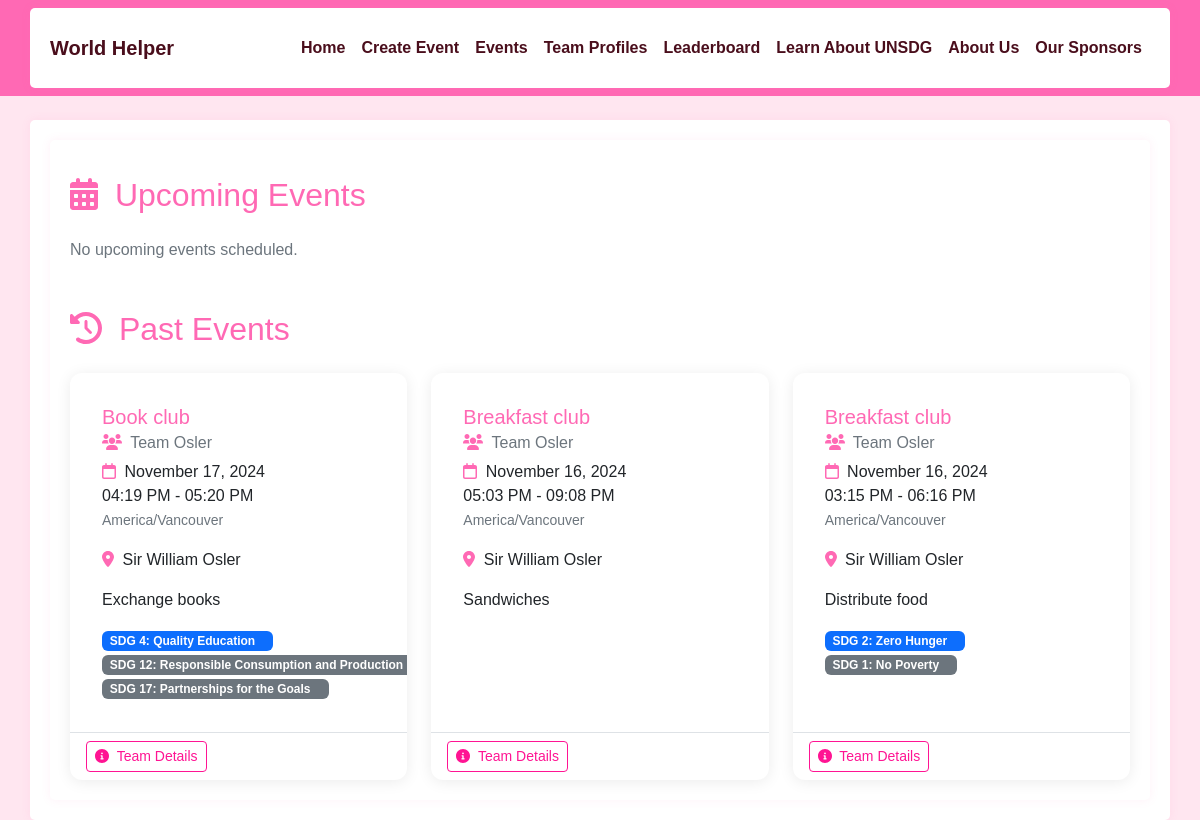
Before: /events with the older database file.
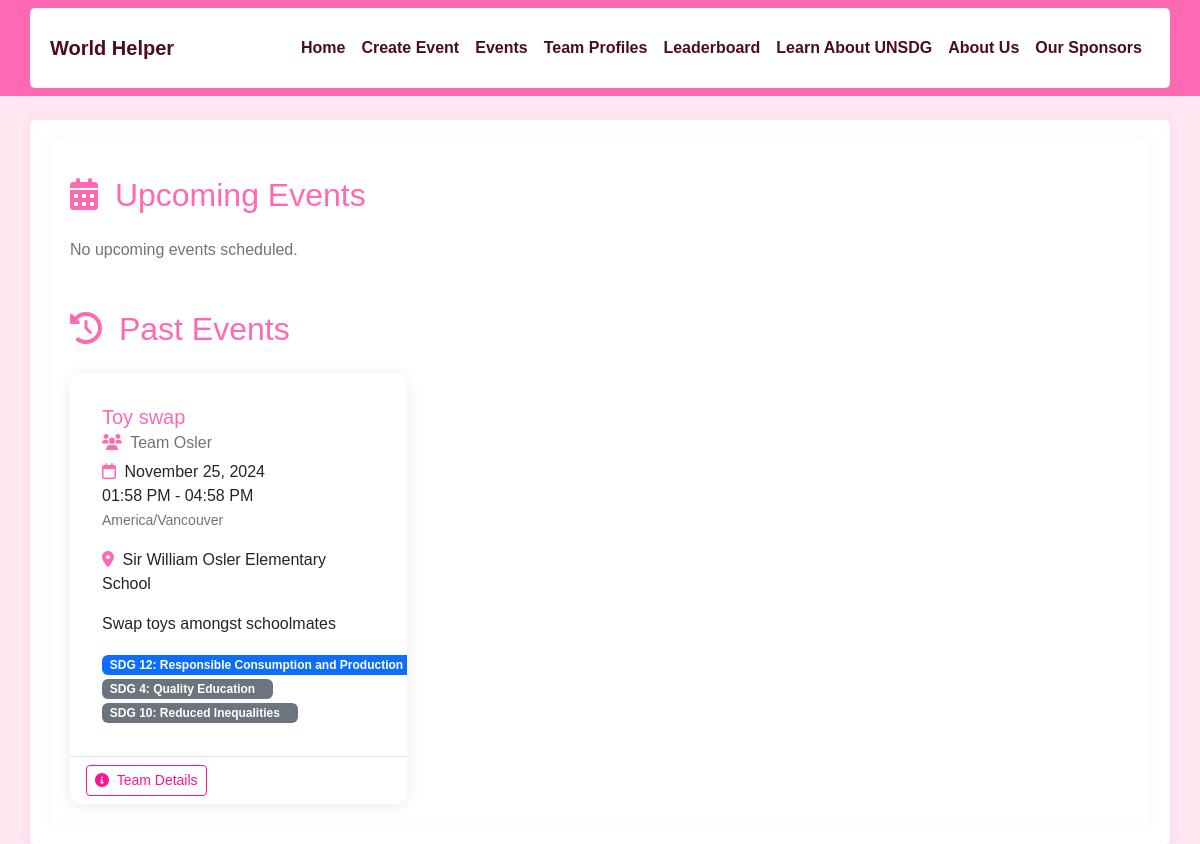
After: the same page with the newer database file.
### app/models.py (models this page shows)
class Event(db.Model):
    id = db.Column(db.Integer, primary_key=True)
    title = db.Column(db.String(100), nullable=False)
    description = db.Column(db.Text(1000))
    start_date = db.Column(db.DateTime, nullable=False)
    end_date = db.Column(db.DateTime, nullable=False)
    timezone = db.Column(db.String(50), nullable=False)
    location = db.Column(db.String(100))
    team_id = db.Column(db.Integer, db.ForeignKey('team.id'), nullable=False)
    sdg_goals = db.Column(JSONType)
    created_at = db.Column(db.DateTime, default=datetime.utcnow)

class Team(db.Model):
    id = db.Column(db.Integer, primary_key=True)
    team_phrase = db.Column(db.String(100), nullable=False)
    name = db.Column(db.String(64), nullable=False)
    members = db.relationship('TeamMember', backref='team', lazy='dynamic')
    events = db.relationship('Event', backref='team', lazy='dynamic')
    bingo_card = db.relationship('BingoCard', backref='team', uselist=False)

### app/main/routes.py (the view)
@bp.route('/events')
def events():
    from datetime import datetime
    import pytz
    all_events = Event.query.all()
    upcoming_events = []
    past_events = []
    now = datetime.utcnow()  # Get naive UTC time
    for event in all_events:
        event_tz = pytz.timezone(event.timezone)
        event_start = event_tz.localize(event.start_date).astimezone(pytz.UTC).replace(tzinfo=None)
        event_end = event_tz.localize(event.end_date).astimezone(pytz.UTC).replace(tzinfo=None)
        if event_start > now:
            upcoming_events.append(event)
        else:
            past_events.append(event)
    upcoming_events.sort(key=lambda x: x.start_date)
    past_events.sort(key=lambda x: x.start_date, reverse=True)
    return render_template('events.html',
                         upcoming_events=upcoming_events,
                         past_events=past_events,
                         SDG_DESCRIPTIONS=SDG_DESCRIPTIONS,
                         now=now)

### app/main/routes.py (called while the page is built)
@bp.context_processor
def utility_processor():
    return dict(SDG_DESCRIPTIONS=SDG_DESCRIPTIONS)

### app/models.py (called while the page is built)
    def process_result_value(self, value, dialect):
        if value is None:
            return None
        return json.loads(value)

### app/templates/events.html (shortened to what this page needs)
{% extends "base.html" %}
{% block content %}
<div class="container">
    <section class="mb-5">
        <h2 class="mb-4" style="color: #FF69B4;">
            <i class="fas fa-calendar-alt me-2"></i>
            Upcoming Events
        </h2>
        {% if upcoming_events %}
        <div class="row row-cols-1 row-cols-md-2 row-cols-lg-3 g-4">
            {% for event in upcoming_events %}
            <div class="col">
                <div class="card h-100">
                    <div class="card-body">
                        <div class="d-flex justify-content-between align-items-start">
                            <h5 class="card-title" style="color: #FF69B4;">{{ event.title }}</h5>
                            <button class="btn btn-outline-danger btn-sm"
                                    onclick="showDeleteEventModal('{{ event.id }}', '{{ event.title }}')">
                                <i class="fas fa-trash"></i>
                            </button>
                        </div>
                        <h6 class="card-subtitle mb-2 text-muted">
                            <i class="fas fa-users me-1" style="color: #FF69B4;"></i>
                            {{ event.team.name }}
                        </h6>
                        <p class="card-text">
                            <i class="far fa-calendar me-1" style="color: #FF69B4;"></i>
                            {% if event.start_date.date() == event.end_date.date() %}
                                {{ event.start_date.strftime('%B %d, %Y') }}<br>
                                {{ event.start_date.strftime('%I:%M %p') }} - {{ event.end_date.strftime('%I:%M %p') }}
                            {% else %}
                                {{ event.start_date.strftime('%B %d, %Y %I:%M %p') }} -<br>
                                {{ event.end_date.strftime('%B %d, %Y %I:%M %p') }}
                            {% endif %}
                            <br>
                            <small class="text-muted">{{ event.timezone }}</small>
                        </p>
                        {% if event.location %}
                        <p class="card-text">
                            <i class="fas fa-map-marker-alt me-1" style="color: #FF69B4;"></i>
                            {{ event.location }}
                        </p>
                        {% endif %}
                        {% if event.description %}
                        <p class="card-text">{{ event.description }}</p>
                        {% endif %}
                        {% if event.sdg_goals %}
                        <div class="mt-2">
                            {% for goal in event.sdg_goals.goals %}
                            <span class="badge {% if goal == event.sdg_goals.primary %}bg-primary{% else %}bg-secondary{% endif %} me-1">
                                SDG {{ goal }}: {{ SDG_DESCRIPTIONS[goal] }}
                            </span>
                            {% endfor %}
                        </div>
                        {% endif %}
                    </div>
                    <div class="card-footer bg-transparent border-top d-flex justify-content-between align-items-center">
                        <a href="{{ url_for('main.team', team_id=event.team_id) }}" class="btn btn-outline-pink btn-sm">
                            <i class="fas fa-info-circle me-1"></i> Team Details
                        </a>
                    </div>
                </div>
            </div>
            {% endfor %}
        </div>
        {% else %}
        <p class="text-muted">No upcoming events scheduled.</p>
        {% endif %}
    </section>
    <section>
        <h2 class="mb-4" style="color: #FF69B4;">
            <i class="fas fa-history me-2"></i>
            Past Events
        </h2>
        {% if past_events %}
        <div class="row row-cols-1 row-cols-md-2 row-cols-lg-3 g-4">
            {% for event in past_events %}
            <div class="col">
                <div class="card h-100">
                    <div class="card-body">
                        <h5 class="card-title" style="color: #FF69B4;">{{ event.title }}</h5>
                        <h6 class="card-subtitle mb-2 text-muted">
                            <i class="fas fa-users me-1" style="color: #FF69B4;"></i>
                            {{ event.team.name }}
                        </h6>
                        <p class="card-text">
                            <i class="far fa-calendar me-1" style="color: #FF69B4;"></i>
                            {% if event.start_date.date() == event.end_date.date() %}
                                {{ event.start_date.strftime('%B %d, %Y') }}<br>
                                {{ event.start_date.strftime('%I:%M %p') }} - {{ event.end_date.strftime('%I:%M %p') }}
                            {% else %}
                                {{ event.start_date.strftime('%B %d, %Y %I:%M %p') }} -<br>
                                {{ event.end_date.strftime('%B %d, %Y %I:%M %p') }}
                            {% endif %}
                            <br>
                            <small class="text-muted">{{ event.timezone }}</small>
                        </p>
                        {% if event.location %}
                        <p class="card-text">
                            <i class="fas fa-map-marker-alt me-1" style="color: #FF69B4;"></i>
                            {{ event.location }}
                        </p>
                        {% endif %}
                        {% if event.description %}
                        <p class="card-text">{{ event.description }}</p>
                        {% endif %}
                        {% if event.sdg_goals %}
                        <div class="mt-2">
                            {% for goal in event.sdg_goals.goals %}
                            <span class="badge {% if goal == event.sdg_goals.primary %}bg-primary{% else %}bg-secondary{% endif %} me-1">
                                SDG {{ goal }}: {{ SDG_DESCRIPTIONS[goal] }}
                            </span>
                            {% endfor %}
                        </div>
                        {% endif %}
                    </div>
                    <div class="card-footer bg-transparent border-top d-flex justify-content-between align-items-center">
                        <a href="{{ url_for('main.team', team_id=event.team_id) }}" class="btn btn-outline-pink btn-sm">
                            <i class="fas fa-info-circle me-1"></i> Team Details
                        </a>
                    </div>
                </div>
            </div>
            {% endfor %}
        </div>
        {% else %}
        <p class="text-muted">No past events.</p>
        {% endif %}
    </section>
</div>
{% endblock %}

### app/templates/base.html (shortened to what this page needs)
<!DOCTYPE html>
<html lang="en">
<head>
    <link rel="stylesheet" href="https://cdn.jsdelivr.net/npm/bootstrap@5.2.3/dist/css/bootstrap.min.css">
    <link rel="stylesheet" href="{{ url_for('static', filename='css/custom.css') }}">
    <link rel="stylesheet" href="https://cdnjs.cloudflare.com/ajax/libs/font-awesome/6.0.0/css/all.min.css">
    <link href="https://cdn.quilljs.com/1.3.6/quill.snow.css" rel="stylesheet">
</head>
<body>
    <nav class="navbar navbar-expand-lg navbar-dark">
        <div class="container">
            <a class="navbar-brand" href="{{ url_for('main.index') }}">World Helper</a>
            <div class="collapse navbar-collapse" id="navbarNav">
                <ul class="navbar-nav ms-auto">
                    <li class="nav-item">
                        <a class="nav-link" href="{{ url_for('main.index') }}">Home</a>
                    </li>
                    <li class="nav-item">
                        <a class="nav-link" href="{{ url_for('main.create_event') }}">Create Event</a>
                    </li>
                    <li class="nav-item">
                        <a class="nav-link" href="{{ url_for('main.events') }}">Events</a>
                    </li>
                    <li class="nav-item">
                        <a class="nav-link" href="{{ url_for('main.team_profiles') }}">Team Profiles</a>
                    </li>
                    <li class="nav-item">
                        <a class="nav-link" href="{{ url_for('main.leaderboard') }}">Leaderboard</a>
                    </li>
                    <li class="nav-item">
                        <a class="nav-link" href="{{ url_for('main.learn_unsdg') }}">Learn About UNSDG</a>
                    </li>
                    <li class="nav-item">
                        <a class="nav-link" href="{{ url_for('main.about') }}">About Us</a>
                    </li>
                    <li class="nav-item">
                        <a class="nav-link" href="{{ url_for('main.sponsors') }}">Our Sponsors</a>
                    </li>
                </ul>
            </div>
        </div>
    </nav>
    <div class="container mt-4">
        {% block content %}{% endblock %}
    </div>
</body>
</html>

### app/static/css/custom.css (style rules this page uses)
:root { --pink-primary: #FF1493; --pink-secondary: #FF69B4; --pink-light: #FFE6F0; --pink-border: #FFCCE6; --pink-hover: #FF1493; --pink-dark: #4a0e1c; }
body { font-family: 'Arial', sans-serif; background-color: var(--pink-light); }
.navbar { background-color: var(--pink-secondary) !important; }
.navbar-brand, .nav-link { color: var(--pink-dark) !important; font-weight: bold; transition: color 0.3s ease; }
.container { background-color: #ffffff; border-radius: 5px; padding: 20px; box-shadow: 0 0 10px rgba(255, 105, 180, 0.1); }
.btn-outline-pink { color: var(--pink-secondary); border-color: var(--pink-secondary); }
.badge { position: relative; padding-right: 1.5em; }
.card { border: 2px solid var(--pink-border); border-radius: 12px; box-shadow: 0 4px 6px rgba(0, 0, 0, 0.1); overflow: hidden; }
.card-body { padding: 2rem; }
.mb-5 { margin-bottom: 3rem !important; }
.card { border: none; box-shadow: 0 2px 15px rgba(0,0,0,0.08); transition: transform 0.2s ease; }
.btn-outline-pink { border-color: var(--pink-primary); color: var(--pink-primary); transition: all 0.3s ease; }
.collapse { transition: all 0.3s ease; }

Changed rows visible on the page:
removed Event: title "Book club", team.name "Team Osler", start_date "November 17, 2024", start_date "04:19 PM", end_date "05:20 PM", timezone "America/Vancouver", location "Sir William Osler", description "Exchange books", goals "4" "12" "17", SDG_DESCRIPTIONS "Quality Education" "Responsible Consumption and Production" "Partnerships for the Goals"
removed Event: title "Breakfast club", team.name "Team Osler", start_date "November 16, 2024", start_date "05:03 PM", end_date "09:08 PM", timezone "America/Vancouver", location "Sir William Osler", description "Sandwiches"
removed Event: title "Breakfast club", team.name "Team Osler", start_date "November 16, 2024", start_date "03:15 PM", end_date "06:16 PM", timezone "America/Vancouver", location "Sir William Osler", description "Distribute food", goals "2" "1", SDG_DESCRIPTIONS "Zero Hunger" "No Poverty"
added Event: title "Toy swap", team.name "Team Osler", start_date "November 25, 2024", start_date "01:58 PM", end_date "04:58 PM", timezone "America/Vancouver", location "Sir William Osler Elementary School", description "Swap toys amongst schoolmates", goals "12" "4" "10", SDG_DESCRIPTIONS "Responsible Consumption and Production" "Quality Education" "Reduced Inequalities"
